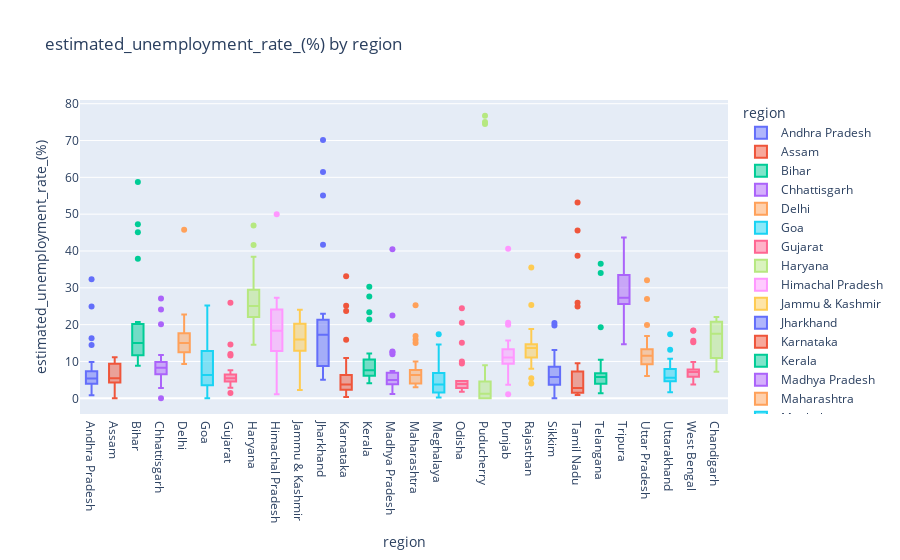

Notebook source saved alongside this figure:
### Code cell
fig = px.box(df, x='region',y='estimated_unemployment_rate_(%)',color='region',title="estimated_unemployment_rate_(%) by region")

fig.show()

### Figure 1 — Plotly figure (JSON) as saved in the notebook; plotly's stock layout.template omitted (floating-point values rounded to 4 significant figures)
{"data": [{"alignmentgroup": "True", "hovertemplate": "region=%{x}<br>estimated_unemployment_rate_(%)=%{y}<extra></extra>", "legendgroup": "Andhra Pradesh", "marker": {"color": "#636efa"}, "name": "Andhra Pradesh", "notched": false, "offsetgroup": "Andhra Pradesh", "orientation": "v", "showlegend": true, "type": "box", "x": ["Andhra Pradesh", "Andhra Pradesh", "Andhra Pradesh", "Andhra Pradesh", "Andhra Pradesh", "Andhra Pradesh", "Andhra Pradesh", "Andhra Pradesh", "Andhra Pradesh", "Andhra Pradesh", "Andhra Pradesh", "Andhra Pradesh", "Andhra Pradesh", "Andhra Pradesh", "Andhra Pradesh", "Andhra Pradesh", "Andhra Pradesh", "Andhra Pradesh", "Andhra Pradesh", "Andhra Pradesh", "Andhra Pradesh", "Andhra Pradesh", "Andhra Pradesh", "Andhra Pradesh", "Andhra Pradesh", "Andhra Pradesh", "Andhra Pradesh", "Andhra Pradesh"], "x0": " ", "xaxis": "x", "y": [3.65, 3.05, 3.75, 3.32, 5.17, 3.52, 4.12, 4.38, 4.84, 5.91, 4.06, 16.29, 14.46, 0.85, 6.09, 3.8, 5.64, 4.61, 6.01, 4.7, 7.54, 7.88, 7.11, 5.66, 9.88, 32.3, 24.91, 5.86], "y0": " ", "yaxis": "y"}, {"alignmentgroup": "True", "hovertemplate": "region=%{x}<br>estimated_unemployment_rate_(%)=%{y}<extra></extra>", "legendgroup": "Assam", "marker": {"color": "#EF553B"}, "name": "Assam", "notched": false, "offsetgroup": "Assam", "orientation": "v", "showlegend": true, "type": "box", "x": ["Assam", "Assam", "Assam", "Assam", "Assam", "Assam", "Assam", "Assam", "Assam", "Assam", "Assam", "Assam", "Assam", "Assam", "Assam", "Assam", "Assam", "Assam", "Assam", "Assam", "Assam", "Assam", "Assam", "Assam", "Assam", "Assam"], "x0": " ", "xaxis": "x", "y": [4.29, 5.08, 4.26, 5.79, 4.46, 4.65, 4.66, 4.29, 3.26, 3.77, 9.38, 0, 7.87, 9.89, 3.21, 10.39, 9.26, 11.17, 6.31, 5.02, 7.24, 9.98, 10.34, 8.37, 10.77, 3.42], "y0": " ", "yaxis": "y"}, {"alignmentgroup": "True", "hovertemplate": "region=%{x}<br>estimated_unemployment_rate_(%)=%{y}<extra></extra>", "legendgroup": "Bihar", "marker": {"color": "#00cc96"}, "name": "Bihar", "notched": false, "offsetgroup": "Bihar", "orientation": "v", "showlegend": true, "type": "box", "x": ["Bihar", "Bihar", "Bihar", "Bihar", "Bihar", "Bihar", "Bihar", "Bihar", "Bihar", "Bihar", "Bihar", "Bihar", "Bihar", "Bihar", "Bihar", "Bihar", "Bihar", "Bihar", "Bihar", "Bihar", "Bihar", "Bihar", "Bihar", "Bihar", "Bihar", "Bihar", "Bihar", "Bihar"], "x0": " ", "xaxis": "x", "y": [9.27, 10.2, 13.44, 11, 8.87, 12.47, 12.4, 10.16, 9.13, 9.61, 15.39, 45.09, 47.26, 20.49, 19.9, 13.29, 16.41, 17.66, 20.46, 14.06, 17.62, 14.91, 20.69, 15.11, 15.73, 58.77, 37.87, 12.45], "y0": " ", "yaxis": "y"}, {"alignmentgroup": "True", "hovertemplate": "region=%{x}<br>estimated_unemployment_rate_(%)=%{y}<extra></extra>", "legendgroup": "Chhattisgarh", "marker": {"color": "#ab63fa"}, "name": "Chhattisgarh", "notched": false, "offsetgroup": "Chhattisgarh", "orientation": "v", "showlegend": true, "type": "box", "x": ["Chhattisgarh", "Chhattisgarh", "Chhattisgarh", "Chhattisgarh", "Chhattisgarh", "Chhattisgarh", "Chhattisgarh", "Chhattisgarh", "Chhattisgarh", "Chhattisgarh", "Chhattisgarh", "Chhattisgarh", "Chhattisgarh", "Chhattisgarh", "Chhattisgarh", "Chhattisgarh", "Chhattisgarh", "Chhattisgarh", "Chhattisgarh", "Chhattisgarh", "Chhattisgarh", "Chhattisgarh", "Chhattisgarh", "Chhattisgarh", "Chhattisgarh", "Chhattisgarh", "Chhattisgarh", "Chhattisgarh"], "x0": " ", "xaxis": "x", "y": [9.82, 6.76, 4.54, 4.64, 8.33, 6.96, 2.77, 6.11, 9.89, 7.89, 7.31, 0, 7.64, 10.14, 9.77, 11.77, 8.17, 6.29, 9.46, 10.27, 8.32, 3.57, 9.01, 9.79, 8.21, 20.13, 24.1, 27.07], "y0": " ", "yaxis": "y"}, {"alignmentgroup": "True", "hovertemplate": "region=%{x}<br>estimated_unemployment_rate_(%)=%{y}<extra></extra>", "legendgroup": "Delhi", "marker": {"color": "#FFA15A"}, "name": "Delhi", "notched": false, "offsetgroup": "Delhi", "orientation": "v", "showlegend": true, "type": "box", "x": ["Delhi", "Delhi", "Delhi", "Delhi", "Delhi", "Delhi", "Delhi", "Delhi", "Delhi", "Delhi", "Delhi", "Delhi", "Delhi", "Delhi", "Delhi", "Delhi", "Delhi", "Delhi", "Delhi", "Delhi", "Delhi", "Delhi", "Delhi", "Delhi", "Delhi", "Delhi", "Delhi", "Delhi"], "x0": " ", "xaxis": "x", "y": [12.56, 9.33, 11.07, 17.18, 12.5, 15.84, 11.11, 16.97, 13.48, 13.81, 15.18, 20.69, 22.76, 21.14, 12.31, 12.76, 14.68, 13.52, 20.59, 12.41, 16.11, 11.07, 22.45, 14.86, 17.09, 16.51, 45.78, 18.11], "y0": " ", "yaxis": "y"}, {"alignmentgroup": "True", "hovertemplate": "region=%{x}<br>estimated_unemployment_rate_(%)=%{y}<extra></extra>", "legendgroup": "Goa", "marker": {"color": "#19d3f3"}, "name": "Goa", "notched": false, "offsetgroup": "Goa", "orientation": "v", "showlegend": true, "type": "box", "x": ["Goa", "Goa", "Goa", "Goa", "Goa", "Goa", "Goa", "Goa", "Goa", "Goa", "Goa", "Goa", "Goa", "Goa", "Goa", "Goa", "Goa", "Goa", "Goa", "Goa", "Goa", "Goa", "Goa", "Goa"], "x0": " ", "xaxis": "x", "y": [2.91, 5.45, 10.98, 1.98, 3.61, 7.21, 23.71, 3.54, 5.38, 0, 15.91, 20, 2.75, 13.33, 12.28, 4.9, 3.16, 12.31, 25.2, 16.22, 10.92, 4.31, 4.76, 11.76], "y0": " ", "yaxis": "y"}, {"alignmentgroup": "True", "hovertemplate": "region=%{x}<br>estimated_unemployment_rate_(%)=%{y}<extra></extra>", "legendgroup": "Gujarat", "marker": {"color": "#FF6692"}, "name": "Gujarat", "notched": false, "offsetgroup": "Gujarat", "orientation": "v", "showlegend": true, "type": "box", "x": ["Gujarat", "Gujarat", "Gujarat", "Gujarat", "Gujarat", "Gujarat", "Gujarat", "Gujarat", "Gujarat", "Gujarat", "Gujarat", "Gujarat", "Gujarat", "Gujarat", "Gujarat", "Gujarat", "Gujarat", "Gujarat", "Gujarat", "Gujarat", "Gujarat", "Gujarat", "Gujarat", "Gujarat", "Gujarat", "Gujarat", "Gujarat", "Gujarat"], "x0": " ", "xaxis": "x", "y": [2.88, 4.77, 4.58, 3.7, 6.29, 4.91, 4.68, 3.46, 5.35, 6.64, 7.59, 12, 14.58, 1.41, 4.09, 6.31, 5.15, 4.2, 5.96, 5.45, 7.53, 5.71, 5.82, 6.04, 5.39, 25.94, 11.62, 4.54], "y0": " ", "yaxis": "y"}, {"alignmentgroup": "True", "hovertemplate": "region=%{x}<br>estimated_unemployment_rate_(%)=%{y}<extra></extra>", "legendgroup": "Haryana", "marker": {"color": "#B6E880"}, "name": "Haryana", "notched": false, "offsetgroup": "Haryana", "orientation": "v", "showlegend": true, "type": "box", "x": ["Haryana", "Haryana", "Haryana", "Haryana", "Haryana", "Haryana", "Haryana", "Haryana", "Haryana", "Haryana", "Haryana", "Haryana", "Haryana", "Haryana", "Haryana", "Haryana", "Haryana", "Haryana", "Haryana", "Haryana", "Haryana", "Haryana", "Haryana", "Haryana", "Haryana", "Haryana", "Haryana", "Haryana"], "x0": " ", "xaxis": "x", "y": [14.54, 23.08, 16.22, 30.94, 16.36, 24.17, 16.59, 29.56, 16.21, 27.19, 23.92, 41.61, 34.22, 35.57, 24.67, 20.42, 25.45, 24.19, 26.84, 21.04, 27.06, 23.65, 27.24, 23.29, 27.14, 46.89, 38.46, 29.41], "y0": " ", "yaxis": "y"}, {"alignmentgroup": "True", "hovertemplate": "region=%{x}<br>estimated_unemployment_rate_(%)=%{y}<extra></extra>", "legendgroup": "Himachal Pradesh", "marker": {"color": "#FF97FF"}, "name": "Himachal Pradesh", "notched": false, "offsetgroup": "Himachal Pradesh", "orientation": "v", "showlegend": true, "type": "box", "x": ["Himachal Pradesh", "Himachal Pradesh", "Himachal Pradesh", "Himachal Pradesh", "Himachal Pradesh", "Himachal Pradesh", "Himachal Pradesh", "Himachal Pradesh", "Himachal Pradesh", "Himachal Pradesh", "Himachal Pradesh", "Himachal Pradesh", "Himachal Pradesh", "Himachal Pradesh", "Himachal Pradesh", "Himachal Pradesh", "Himachal Pradesh", "Himachal Pradesh", "Himachal Pradesh", "Himachal Pradesh", "Himachal Pradesh", "Himachal Pradesh", "Himachal Pradesh", "Himachal Pradesh", "Himachal Pradesh", "Himachal Pradesh", "Himachal Pradesh", "Himachal Pradesh"], "x0": " ", "xaxis": "x", "y": [13.68, 11.43, 20.59, 18.56, 15.98, 15.81, 22.86, 19.46, 16.67, 15.42, 17.71, 2.13, 25.64, 1.12, 10.88, 21.43, 21.51, 24.48, 12, 23.77, 27.27, 25.32, 18.15, 27.31, 26.44, 2.7, 50, 10.81], "y0": " ", "yaxis": "y"}, {"alignmentgroup": "True", "hovertemplate": "region=%{x}<br>estimated_unemployment_rate_(%)=%{y}<extra></extra>", "legendgroup": "Jammu & Kashmir", "marker": {"color": "#FECB52"}, "name": "Jammu & Kashmir", "notched": false, "offsetgroup": "Jammu & Kashmir", "orientation": "v", "showlegend": true, "type": "box", "x": ["Jammu & Kashmir", "Jammu & Kashmir", "Jammu & Kashmir", "Jammu & Kashmir", "Jammu & Kashmir", "Jammu & Kashmir", "Jammu & Kashmir", "Jammu & Kashmir", "Jammu & Kashmir", "Jammu & Kashmir", "Jammu & Kashmir", "Jammu & Kashmir", "Jammu & Kashmir", "Jammu & Kashmir", "Jammu & Kashmir", "Jammu & Kashmir", "Jammu & Kashmir", "Jammu & Kashmir", "Jammu & Kashmir", "Jammu & Kashmir", "Jammu & Kashmir"], "x0": " ", "xaxis": "x", "y": [12.78, 12.09, 13.67, 11.32, 19.27, 14.73, 22.19, 21.23, 16, 2.22, 18.97, 23.04, 19.88, 21.55, 24.06, 14.29, 7.02, 18.54, 19.86, 14.29, 12.96], "y0": " ", "yaxis": "y"}, {"alignmentgroup": "True", "hovertemplate": "region=%{x}<br>estimated_unemployment_rate_(%)=%{y}<extra></extra>", "legendgroup": "Jharkhand", "marker": {"color": "#636efa"}, "name": "Jharkhand", "notched": false, "offsetgroup": "Jharkhand", "orientation": "v", "showlegend": true, "type": "box", "x": ["Jharkhand", "Jharkhand", "Jharkhand", "Jharkhand", "Jharkhand", "Jharkhand", "Jharkhand", "Jharkhand", "Jharkhand", "Jharkhand", "Jharkhand", "Jharkhand", "Jharkhand", "Jharkhand", "Jharkhand", "Jharkhand", "Jharkhand", "Jharkhand", "Jharkhand", "Jharkhand", "Jharkhand", "Jharkhand", "Jharkhand", "Jharkhand", "Jharkhand", "Jharkhand", "Jharkhand", "Jharkhand"], "x0": " ", "xaxis": "x", "y": [7.11, 8.46, 9.98, 12.06, 7.12, 6.57, 8.07, 15.15, 6.16, 9.06, 5.01, 41.72, 55.1, 21.53, 17.23, 20.51, 15.67, 20.25, 21.16, 19.05, 17.34, 22.01, 22.96, 19.67, 16.4, 61.48, 70.17, 19.38], "y0": " ", "yaxis": "y"}, {"alignmentgroup": "True", "hovertemplate": "region=%{x}<br>estimated_unemployment_rate_(%)=%{y}<extra></extra>", "legendgroup": "Karnataka", "marker": {"color": "#EF553B"}, "name": "Karnataka", "notched": false, "offsetgroup": "Karnataka", "orientation": "v", "showlegend": true, "type": "box", "x": ["Karnataka", "Karnataka", "Karnataka", "Karnataka", "Karnataka", "Karnataka", "Karnataka", "Karnataka", "Karnataka", "Karnataka", "Karnataka", "Karnataka", "Karnataka", "Karnataka", "Karnataka", "Karnataka", "Karnataka", "Karnataka", "Karnataka", "Karnataka", "Karnataka", "Karnataka", "Karnataka", "Karnataka", "Karnataka", "Karnataka", "Karnataka", "Karnataka"], "x0": " ", "xaxis": "x", "y": [5.46, 5.98, 0.52, 0.37, 3.2, 7.13, 1.19, 0.41, 2.57, 4.11, 2.39, 33.17, 23.72, 10.92, 6.56, 5, 2.29, 1.27, 3.57, 3.87, 3.44, 1.56, 3.31, 2.88, 4.92, 25.12, 15.88, 6.12], "y0": " ", "yaxis": "y"}, {"alignmentgroup": "True", "hovertemplate": "region=%{x}<br>estimated_unemployment_rate_(%)=%{y}<extra></extra>", "legendgroup": "Kerala", "marker": {"color": "#00cc96"}, "name": "Kerala", "notched": false, "offsetgroup": "Kerala", "orientation": "v", "showlegend": true, "type": "box", "x": ["Kerala", "Kerala", "Kerala", "Kerala", "Kerala", "Kerala", "Kerala", "Kerala", "Kerala", "Kerala", "Kerala", "Kerala", "Kerala", "Kerala", "Kerala", "Kerala", "Kerala", "Kerala", "Kerala", "Kerala", "Kerala", "Kerala", "Kerala", "Kerala", "Kerala", "Kerala", "Kerala", "Kerala"], "x0": " ", "xaxis": "x", "y": [6.63, 9, 4.95, 10.32, 5.35, 9.14, 5, 10.77, 4.11, 8.91, 8.85, 10.71, 23.38, 27.66, 6.11, 6.67, 7.58, 7.69, 5.52, 5.35, 6.71, 7.31, 6.65, 6.08, 9.14, 21.43, 30.28, 12.17], "y0": " ", "yaxis": "y"}, {"alignmentgroup": "True", "hovertemplate": "region=%{x}<br>estimated_unemployment_rate_(%)=%{y}<extra></extra>", "legendgroup": "Madhya Pradesh", "marker": {"color": "#ab63fa"}, "name": "Madhya Pradesh", "notched": false, "offsetgroup": "Madhya Pradesh", "orientation": "v", "showlegend": true, "type": "box", "x": ["Madhya Pradesh", "Madhya Pradesh", "Madhya Pradesh", "Madhya Pradesh", "Madhya Pradesh", "Madhya Pradesh", "Madhya Pradesh", "Madhya Pradesh", "Madhya Pradesh", "Madhya Pradesh", "Madhya Pradesh", "Madhya Pradesh", "Madhya Pradesh", "Madhya Pradesh", "Madhya Pradesh", "Madhya Pradesh", "Madhya Pradesh", "Madhya Pradesh", "Madhya Pradesh", "Madhya Pradesh", "Madhya Pradesh", "Madhya Pradesh", "Madhya Pradesh", "Madhya Pradesh", "Madhya Pradesh", "Madhya Pradesh", "Madhya Pradesh", "Madhya Pradesh"], "x0": " ", "xaxis": "x", "y": [3.63, 4.25, 3.92, 4.94, 3.08, 2.98, 2.72, 2.94, 3.66, 4.42, 1.19, 12.5, 22.46, 6.46, 3.91, 6.38, 7.38, 6.82, 7, 4.4, 6.06, 6.2, 5.17, 4.96, 4.8, 11.94, 40.49, 12.72], "y0": " ", "yaxis": "y"}, {"alignmentgroup": "True", "hovertemplate": "region=%{x}<br>estimated_unemployment_rate_(%)=%{y}<extra></extra>", "legendgroup": "Maharashtra", "marker": {"color": "#FFA15A"}, "name": "Maharashtra", "notched": false, "offsetgroup": "Maharashtra", "orientation": "v", "showlegend": true, "type": "box", "x": ["Maharashtra", "Maharashtra", "Maharashtra", "Maharashtra", "Maharashtra", "Maharashtra", "Maharashtra", "Maharashtra", "Maharashtra", "Maharashtra", "Maharashtra", "Maharashtra", "Maharashtra", "Maharashtra", "Maharashtra", "Maharashtra", "Maharashtra", "Maharashtra", "Maharashtra", "Maharashtra", "Maharashtra", "Maharashtra", "Maharashtra", "Maharashtra", "Maharashtra", "Maharashtra", "Maharashtra", "Maharashtra"], "x0": " ", "xaxis": "x", "y": [3.67, 4.34, 3.66, 3.76, 4.4, 3.81, 3.68, 3.03, 3.8, 4.24, 5.38, 25.28, 16.89, 9.4, 6.08, 6.46, 6.35, 7.57, 7.6, 7.51, 7.6, 7.83, 6.67, 5.34, 6.34, 14.99, 15.92, 10.01], "y0": " ", "yaxis": "y"}, {"alignmentgroup": "True", "hovertemplate": "region=%{x}<br>estimated_unemployment_rate_(%)=%{y}<extra></extra>", "legendgroup": "Meghalaya", "marker": {"color": "#19d3f3"}, "name": "Meghalaya", "notched": false, "offsetgroup": "Meghalaya", "orientation": "v", "showlegend": true, "type": "box", "x": ["Meghalaya", "Meghalaya", "Meghalaya", "Meghalaya", "Meghalaya", "Meghalaya", "Meghalaya", "Meghalaya", "Meghalaya", "Meghalaya", "Meghalaya", "Meghalaya", "Meghalaya", "Meghalaya", "Meghalaya", "Meghalaya", "Meghalaya", "Meghalaya", "Meghalaya", "Meghalaya", "Meghalaya", "Meghalaya", "Meghalaya", "Meghalaya", "Meghalaya", "Meghalaya", "Meghalaya"], "x0": " ", "xaxis": "x", "y": [3.16, 4.23, 1.03, 0.52, 0.24, 3.7, 1.5, 1.8, 0.97, 2.76, 1.28, 8.38, 3.73, 1.35, 8.4, 8.66, 4.43, 5.8, 5.3, 7.2, 3.02, 5.21, 4.76, 7.37, 2.8, 17.39, 14.58], "y0": " ", "yaxis": "y"}, {"alignmentgroup": "True", "hovertemplate": "region=%{x}<br>estimated_unemployment_rate_(%)=%{y}<extra></extra>", "legendgroup": "Odisha", "marker": {"color": "#FF6692"}, "name": "Odisha", "notched": false, "offsetgroup": "Odisha", "orientation": "v", "showlegend": true, "type": "box", "x": ["Odisha", "Odisha", "Odisha", "Odisha", "Odisha", "Odisha", "Odisha", "Odisha", "Odisha", "Odisha", "Odisha", "Odisha", "Odisha", "Odisha", "Odisha", "Odisha", "Odisha", "Odisha", "Odisha", "Odisha", "Odisha", "Odisha", "Odisha", "Odisha", "Odisha", "Odisha", "Odisha", "Odisha"], "x0": " ", "xaxis": "x", "y": [4.17, 4.71, 3.31, 3.68, 4.31, 4.28, 4.72, 4.67, 1.81, 3.31, 15.09, 24.48, 9.45, 4.59, 2.95, 2.63, 1.78, 3.5, 3.78, 4.5, 2.23, 3.36, 2.28, 2.19, 3.96, 20.5, 10, 2.18], "y0": " ", "yaxis": "y"}, {"alignmentgroup": "True", "hovertemplate": "region=%{x}<br>estimated_unemployment_rate_(%)=%{y}<extra></extra>", "legendgroup": "Puducherry", "marker": {"color": "#B6E880"}, "name": "Puducherry", "notched": false, "offsetgroup": "Puducherry", "orientation": "v", "showlegend": true, "type": "box", "x": ["Puducherry", "Puducherry", "Puducherry", "Puducherry", "Puducherry", "Puducherry", "Puducherry", "Puducherry", "Puducherry", "Puducherry", "Puducherry", "Puducherry", "Puducherry", "Puducherry", "Puducherry", "Puducherry", "Puducherry", "Puducherry", "Puducherry", "Puducherry", "Puducherry", "Puducherry", "Puducherry", "Puducherry", "Puducherry", "Puducherry"], "x0": " ", "xaxis": "x", "y": [0, 0, 0, 4.85, 0, 1.18, 0, 1.99, 0.58, 1.74, 2.31, 74.51, 1.25, 0, 0, 8.95, 1.22, 1.17, 1.37, 5.21, 0.57, 1.78, 0.62, 76.74, 75, 4.55], "y0": " ", "yaxis": "y"}, {"alignmentgroup": "True", "hovertemplate": "region=%{x}<br>estimated_unemployment_rate_(%)=%{y}<extra></extra>", "legendgroup": "Punjab", "marker": {"color": "#FF97FF"}, "name": "Punjab", "notched": false, "offsetgroup": "Punjab", "orientation": "v", "showlegend": true, "type": "box", "x": ["Punjab", "Punjab", "Punjab", "Punjab", "Punjab", "Punjab", "Punjab", "Punjab", "Punjab", "Punjab", "Punjab", "Punjab", "Punjab", "Punjab", "Punjab", "Punjab", "Punjab", "Punjab", "Punjab", "Punjab", "Punjab", "Punjab", "Punjab", "Punjab", "Punjab", "Punjab", "Punjab", "Punjab"], "x0": " ", "xaxis": "x", "y": [9.17, 12.21, 9.64, 6.69, 8.59, 12.56, 7.07, 6.13, 9.69, 10.41, 10.51, 3.69, 40.59, 20, 13.49, 13.17, 11.61, 11.99, 15.69, 13.75, 10.39, 11.97, 13.68, 11.99, 9.97, 1.13, 20.54, 10.55], "y0": " ", "yaxis": "y"}, {"alignmentgroup": "True", "hovertemplate": "region=%{x}<br>estimated_unemployment_rate_(%)=%{y}<extra></extra>", "legendgroup": "Rajasthan", "marker": {"color": "#FECB52"}, "name": "Rajasthan", "notched": false, "offsetgroup": "Rajasthan", "orientation": "v", "showlegend": true, "type": "box", "x": ["Rajasthan", "Rajasthan", "Rajasthan", "Rajasthan", "Rajasthan", "Rajasthan", "Rajasthan", "Rajasthan", "Rajasthan", "Rajasthan", "Rajasthan", "Rajasthan", "Rajasthan", "Rajasthan", "Rajasthan", "Rajasthan", "Rajasthan", "Rajasthan", "Rajasthan", "Rajasthan", "Rajasthan", "Rajasthan", "Rajasthan", "Rajasthan", "Rajasthan", "Rajasthan", "Rajasthan", "Rajasthan"], "x0": " ", "xaxis": "x", "y": [4.03, 13.7, 9.7, 12.5, 5.45, 14.66, 10.47, 13.96, 8, 14.48, 9.47, 12.25, 10.45, 13.86, 13.62, 14.36, 11.67, 14.71, 12.63, 13.02, 14.3, 18.04, 18.82, 17.02, 18.54, 35.53, 25.35, 13.04], "y0": " ", "yaxis": "y"}, {"alignmentgroup": "True", "hovertemplate": "region=%{x}<br>estimated_unemployment_rate_(%)=%{y}<extra></extra>", "legendgroup": "Sikkim", "marker": {"color": "#636efa"}, "name": "Sikkim", "notched": false, "offsetgroup": "Sikkim", "orientation": "v", "showlegend": true, "type": "box", "x": ["Sikkim", "Sikkim", "Sikkim", "Sikkim", "Sikkim", "Sikkim", "Sikkim", "Sikkim", "Sikkim", "Sikkim", "Sikkim", "Sikkim", "Sikkim", "Sikkim", "Sikkim", "Sikkim", "Sikkim"], "x0": " ", "xaxis": "x", "y": [5.48, 13.11, 1, 0, 5.81, 8.2, 7.76, 2.56, 4.82, 4.81, 9.68, 4.04, 7.37, 20.45, 5.77, 19.75, 2.63], "y0": " ", "yaxis": "y"}, {"alignmentgroup": "True", "hovertemplate": "region=%{x}<br>estimated_unemployment_rate_(%)=%{y}<extra></extra>", "legendgroup": "Tamil Nadu", "marker": {"color": "#EF553B"}, "name": "Tamil Nadu", "notched": false, "offsetgroup": "Tamil Nadu", "orientation": "v", "showlegend": true, "type": "box", "x": ["Tamil Nadu", "Tamil Nadu", "Tamil Nadu", "Tamil Nadu", "Tamil Nadu", "Tamil Nadu", "Tamil Nadu", "Tamil Nadu", "Tamil Nadu", "Tamil Nadu", "Tamil Nadu", "Tamil Nadu", "Tamil Nadu", "Tamil Nadu", "Tamil Nadu", "Tamil Nadu", "Tamil Nadu", "Tamil Nadu", "Tamil Nadu", "Tamil Nadu", "Tamil Nadu", "Tamil Nadu", "Tamil Nadu", "Tamil Nadu", "Tamil Nadu", "Tamil Nadu", "Tamil Nadu", "Tamil Nadu"], "x0": " ", "xaxis": "x", "y": [0.97, 0.92, 6.01, 2.91, 1.71, 1.46, 2.46, 3.73, 1.18, 1.17, 6.36, 53.19, 38.73, 2.06, 0.89, 1.56, 3.18, 9.53, 1.86, 1.13, 2.65, 8.05, 2.05, 3.31, 6.46, 45.55, 25.95, 24.93], "y0": " ", "yaxis": "y"}, {"alignmentgroup": "True", "hovertemplate": "region=%{x}<br>estimated_unemployment_rate_(%)=%{y}<extra></extra>", "legendgroup": "Telangana", "marker": {"color": "#00cc96"}, "name": "Telangana", "notched": false, "offsetgroup": "Telangana", "orientation": "v", "showlegend": true, "type": "box", "x": ["Telangana", "Telangana", "Telangana", "Telangana", "Telangana", "Telangana", "Telangana", "Telangana", "Telangana", "Telangana", "Telangana", "Telangana", "Telangana", "Telangana", "Telangana", "Telangana", "Telangana", "Telangana", "Telangana", "Telangana", "Telangana", "Telangana", "Telangana", "Telangana", "Telangana", "Telangana", "Telangana", "Telangana"], "x0": " ", "xaxis": "x", "y": [2.23, 5.92, 2.45, 1.4, 5.49, 7.29, 6.47, 1.35, 5.02, 9.02, 5.63, 4.51, 34.01, 19.3, 1.52, 1.43, 3.73, 4.19, 6.19, 6.74, 5.23, 4.22, 6.49, 6.74, 6.1, 10.5, 36.57, 6.92], "y0": " ", "yaxis": "y"}, {"alignmentgroup": "True", "hovertemplate": "region=%{x}<br>estimated_unemployment_rate_(%)=%{y}<extra></extra>", "legendgroup": "Tripura", "marker": {"color": "#ab63fa"}, "name": "Tripura", "notched": false, "offsetgroup": "Tripura", "orientation": "v", "showlegend": true, "type": "box", "x": ["Tripura", "Tripura", "Tripura", "Tripura", "Tripura", "Tripura", "Tripura", "Tripura", "Tripura", "Tripura", "Tripura", "Tripura", "Tripura", "Tripura", "Tripura", "Tripura", "Tripura", "Tripura", "Tripura", "Tripura", "Tripura", "Tripura", "Tripura", "Tripura", "Tripura", "Tripura", "Tripura", "Tripura"], "x0": " ", "xaxis": "x", "y": [29.25, 26.64, 22.47, 25.49, 30.23, 27.54, 25.25, 26.53, 31.91, 26.22, 31.61, 43.64, 14.71, 18.84, 34.69, 25.59, 25.81, 33.45, 33.57, 26.67, 27.15, 33.48, 34.37, 33.88, 25.69, 34.88, 16.78, 27.47], "y0": " ", "yaxis": "y"}, {"alignmentgroup": "True", "hovertemplate": "region=%{x}<br>estimated_unemployment_rate_(%)=%{y}<extra></extra>", "legendgroup": "Uttar Pradesh", "marker": {"color": "#FFA15A"}, "name": "Uttar Pradesh", "notched": false, "offsetgroup": "Uttar Pradesh", "orientation": "v", "showlegend": true, "type": "box", "x": ["Uttar Pradesh", "Uttar Pradesh", "Uttar Pradesh", "Uttar Pradesh", "Uttar Pradesh", "Uttar Pradesh", "Uttar Pradesh", "Uttar Pradesh", "Uttar Pradesh", "Uttar Pradesh", "Uttar Pradesh", "Uttar Pradesh", "Uttar Pradesh", "Uttar Pradesh", "Uttar Pradesh", "Uttar Pradesh", "Uttar Pradesh", "Uttar Pradesh", "Uttar Pradesh", "Uttar Pradesh", "Uttar Pradesh", "Uttar Pradesh", "Uttar Pradesh", "Uttar Pradesh", "Uttar Pradesh", "Uttar Pradesh", "Uttar Pradesh", "Uttar Pradesh"], "x0": " ", "xaxis": "x", "y": [10.26, 11.13, 9.19, 11.47, 6.45, 10.18, 6.94, 8.43, 6.06, 8.12, 9.37, 19.92, 16.89, 8.51, 14.4, 11.62, 11.8, 14.73, 13.58, 10.35, 11.31, 12.37, 12.34, 11.65, 12.32, 26.94, 32.06, 13.05], "y0": " ", "yaxis": "y"}, {"alignmentgroup": "True", "hovertemplate": "region=%{x}<br>estimated_unemployment_rate_(%)=%{y}<extra></extra>", "legendgroup": "Uttarakhand", "marker": {"color": "#19d3f3"}, "name": "Uttarakhand", "notched": false, "offsetgroup": "Uttarakhand", "orientation": "v", "showlegend": true, "type": "box", "x": ["Uttarakhand", "Uttarakhand", "Uttarakhand", "Uttarakhand", "Uttarakhand", "Uttarakhand", "Uttarakhand", "Uttarakhand", "Uttarakhand", "Uttarakhand", "Uttarakhand", "Uttarakhand", "Uttarakhand", "Uttarakhand", "Uttarakhand", "Uttarakhand", "Uttarakhand", "Uttarakhand", "Uttarakhand", "Uttarakhand", "Uttarakhand", "Uttarakhand", "Uttarakhand", "Uttarakhand", "Uttarakhand", "Uttarakhand", "Uttarakhand"], "x0": " ", "xaxis": "x", "y": [1.63, 4.65, 5.74, 6.11, 3.47, 4.83, 5.56, 4.52, 4.17, 4.85, 3.66, 3.57, 10.71, 9.17, 4.69, 6.94, 7.43, 9.62, 4.72, 6.34, 7.39, 8.92, 5.28, 8.15, 13.18, 17.36, 5.08], "y0": " ", "yaxis": "y"}, {"alignmentgroup": "True", "hovertemplate": "region=%{x}<br>estimated_unemployment_rate_(%)=%{y}<extra></extra>", "legendgroup": "West Bengal", "marker": {"color": "#FF6692"}, "name": "West Bengal", "notched": false, "offsetgroup": "West Bengal", "orientation": "v", "showlegend": true, "type": "box", "x": ["West Bengal", "West Bengal", "West Bengal", "West Bengal", "West Bengal", "West Bengal", "West Bengal", "West Bengal", "West Bengal", "West Bengal", "West Bengal", "West Bengal", "West Bengal", "West Bengal", "West Bengal", "West Bengal", "West Bengal", "West Bengal", "West Bengal", "West Bengal", "West Bengal", "West Bengal", "West Bengal", "West Bengal", "West Bengal", "West Bengal", "West Bengal", "West Bengal"], "x0": " ", "xaxis": "x", "y": [6.02, 5.85, 5.62, 5.58, 5.26, 6.78, 5.83, 5.79, 6.79, 3.78, 7.02, 18.32, 18.43, 4.94, 7.25, 7.38, 7.91, 7.27, 7.79, 7.83, 6.61, 7.24, 7.27, 7.55, 6.67, 15.63, 15.22, 9.86], "y0": " ", "yaxis": "y"}, {"alignmentgroup": "True", "hovertemplate": "region=%{x}<br>estimated_unemployment_rate_(%)=%{y}<extra></extra>", "legendgroup": "Chandigarh", "marker": {"color": "#B6E880"}, "name": "Chandigarh", "notched": false, "offsetgroup": "Chandigarh", "orientation": "v", "showlegend": true, "type": "box", "x": ["Chandigarh", "Chandigarh", "Chandigarh", "Chandigarh", "Chandigarh", "Chandigarh", "Chandigarh", "Chandigarh", "Chandigarh", "Chandigarh", "Chandigarh", "Chandigarh"], "x0": " ", "xaxis": "x", "y": [18.35, 12.4, 21.8, 9.52, 20.14, 13.99, 22.05, 8.33, 20, 16.67, 21.43, 7.22], "y0": " ", "yaxis": "y"}], "layout": {"boxmode": "overlay", "legend": {"title": {"text": "region"}, "tracegroupgap": 0}, "title": {"text": "estimated_unemployment_rate_(%) by region"}, "xaxis": {"anchor": "y", "categoryarray": ["Andhra Pradesh", "Assam", "Bihar", "Chhattisgarh", "Delhi", "Goa", "Gujarat", "Haryana", "Himachal Pradesh", "Jammu & Kashmir", "Jharkhand", "Karnataka", "Kerala", "Madhya Pradesh", "Maharashtra", "Meghalaya", "Odisha", "Puducherry", "Punjab", "Rajasthan", "Sikkim", "Tamil Nadu", "Telangana", "Tripura", "Uttar Pradesh", "Uttarakhand", "West Bengal", "Chandigarh"], "categoryorder": "array", "domain": [0, 1], "title": {"text": "region"}}, "yaxis": {"anchor": "x", "domain": [0, 1], "title": {"text": "estimated_unemployment_rate_(%)"}}}}
